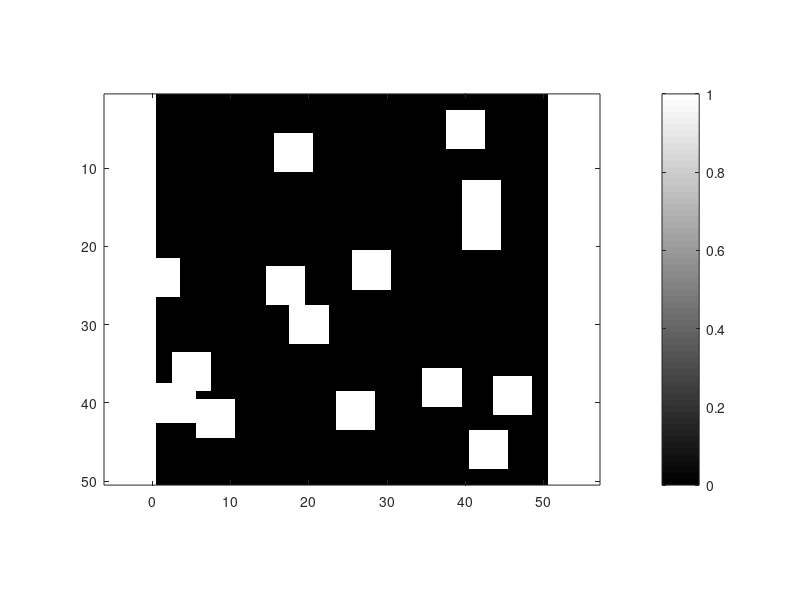

The MATLAB script that drew this image: (Note: this script raises an error after producing the figure.)
clear;
clc;
close all;

filas = 50;
columnas = 50;

% Punto para iniciar la traj.
punto_x = 5;  % columna
punto_y = 10; % fila
files_folder = "C:\Users\alvar\OneDrive\Desktop\My code\repositorios\TFM_Code\fast_marching-master\functions\Archivos";
main_folder = "C:\Users\alvar\OneDrive\Desktop\My code\repositorios\TFM_Code\fast_marching-master\functions\Ver_Resultados";

%% Mapa Original
cd(files_folder);
file = fopen('mapa.txt','r');

matriz_vel = zeros(filas, columnas); 

% Leer los datos línea por línea y almacenarlos en la matriz
for i = 1:filas
    linea = fgetl(file); % Leer una línea del archivo como string
    if ischar(linea)
        line = sscanf(linea, '%f')';
        matriz_vel(i, :) = sscanf(linea, '%f')'; % Convertir la línea a números y almacenarla
    else
        error('Se alcanzó el final del archivo antes de leer todas las filas.');
    end
end

% Cerrar el archivo
fclose(file);
cd(main_folder);

% Crear figura
figure;

% Usar colormap en escala de grises
colormap(gray);  % Usar escala de grises: negro (0) a blanco (1)

% Mostrar el mapa
imagesc(matriz_vel);
axis equal;  % Mantener proporciones cuadradas
colorbar;
clim([0 1]);  % Ajustar límites de color entre 0 y 1

% Etiquetas y título
title('Mapa de Velocidades', 'FontSize', 12);
xlabel('X', 'FontSize', 11);
ylabel('Y', 'FontSize', 11);
set(gca, 'FontSize', 10);

%% Mapa de velocidades
cd(files_folder);
file = fopen('velocities_map.txt','r');

%solo sumar filas y columnas si no se usan planners
%filas = filas + 2;
%columnas = columnas + 2;
matriz_vel = zeros(filas, columnas); 

% Leer los datos línea por línea y almacenarlos en la matriz
for i = 1:filas
    linea = fgetl(file); % Leer una línea del archivo como string
    if ischar(linea)
        line = sscanf(linea, '%f')';
        matriz_vel(i, :) = sscanf(linea, '%f')'; % Convertir la línea a números y almacenarla
    else
        error('Se alcanzó el final del archivo antes de leer todas las filas.');
    end
end

% Cerrar el archivo
fclose(file);
cd(main_folder);

% Crear figura
figure;

% Usar colormap en escala de grises
colormap(gray);  % Usar escala de grises: negro (0) a blanco (1)

% Mostrar el mapa
imagesc(matriz_vel);
axis equal;  % Mantener proporciones cuadradas
colorbar;
clim([0 1]);  % Ajustar límites de color entre 0 y 1

% Etiquetas y título
title('Mapa de Velocidades', 'FontSize', 12);
xlabel('X', 'FontSize', 11);
ylabel('Y', 'FontSize', 11);
set(gca, 'FontSize', 10);


%% Mapa de tiempos
cd(files_folder);
file = fopen('times_map.txt','r');

matriz_tiempos = zeros(filas, columnas); 

% Leer los datos línea por línea y almacenarlos en la matriz
for i = 1:filas
    linea = fgetl(file); % Leer una línea del archivo como string
    if ischar(linea)
        line = sscanf(linea, '%f')';
        matriz_tiempos(i, :) = sscanf(linea, '%f')'; % Convertir la línea a números y almacenarla
    else
        error('Se alcanzó el final del archivo antes de leer todas las filas.');
    end
end

% Cerrar el archivo
fclose(file);

cd(main_folder);

%% Mapa de tiempos visualization

umbralMax = 200; 

% Crear una copia de la matriz con valores limitados a 200
matrizClipped = matriz_tiempos;  
matrizClipped(matriz_tiempos > umbralMax) = umbralMax; 
% Graficar la matriz con imágenes de escala de colores
% ...existing code...


% Create figure for time map
figure;

% Mostrar el mapa
imagesc(matrizClipped);
colorbar;
colormap(jet);
clim([0 umbralMax]);

% Etiquetas y título
title('Mapa de Tiempos', 'FontSize', 12);
xlabel('X', 'FontSize', 11);
ylabel('Y', 'FontSize', 11);
set(gca, 'FontSize', 10);
axis equal;

%% Trayectoria 
cd(files_folder);
traj_data = load('trajectory.txt');
cd(main_folder);

% Extract coordinates
traj_x = traj_data(:,1) + 1;
traj_y = traj_data(:,2) + 1;

% Convert to double if necessary
traj_x = double(traj_x);
traj_y = double(traj_y);

hold on;

% Plot path line
plot(traj_x, traj_y, 'w-', 'LineWidth', 2);

% Plot waypoints
plot(traj_x(2:end-1), traj_y(2:end-1), 'w.', 'MarkerSize', 10);

% Plot start point (green) and end point (red)
plot(traj_x(1), traj_y(1), 'go', 'MarkerSize', 15, 'LineWidth', 2);
plot(traj_x(end), traj_y(end), 'ro', 'MarkerSize', 15, 'LineWidth', 2);

% Add legend
legend('Path', 'Waypoints', 'Start', 'Goal', 'Location', 'southeast');

hold off;



%[Fy,Fx,Fz]=pointmin(matriz_tiempos);
% After loading time map and before gradient visualization

%% Load gradient components
cd(files_folder);
gradient_x_file = fopen('gradient_x.txt', 'r');
gradient_y_file = fopen('gradient_y.txt', 'r');

Fx = zeros(filas, columnas);
Fy = zeros(filas, columnas);

% Read gradient x component
for i = 1:filas
    linea = fgetl(gradient_x_file);
    if ischar(linea)
        Fx(i, :) = sscanf(linea, '%f')';
    else
        error('Error reading gradient_x file');
    end
end

% Read gradient y component
for i = 1:filas
    linea = fgetl(gradient_y_file);
    if ischar(linea)
        Fy(i, :) = sscanf(linea, '%f')';
    else
        error('Error reading gradient_y file');
    end
end

fclose(gradient_x_file);
fclose(gradient_y_file);
cd(main_folder);
% After existing time map visualization
% Create new figure for gradient field visualization
figure;
imagesc(matrizClipped);
hold on;

% Create grid for quiver plot
[X, Y] = meshgrid(1:columnas, 1:filas);

% Downsample for better visualization (adjust skip value as needed)
skip = 1;  % Show an arrow every 2 points
X = X(1:skip:end, 1:skip:end);
Y = Y(1:skip:end, 1:skip:end);
Fx_down = Fx(1:skip:end, 1:skip:end);
Fy_down = Fy(1:skip:end, 1:skip:end);

% Plot vector field
quiver(X, Y, Fx_down, Fy_down, 2, 'w', 'LineWidth', 1.5);

% Adjust colormap and limits
colormap(jet);
clim([min(matriz_tiempos(:)), umbralMax]);
colorbar;


% Add to legend
legend('Gradient field', 'Location', 'southeast');

% Add labels and title
title('Mapa de tiempos con campo de gradiente');
xlabel('X');
ylabel('Y');
axis equal;

hold off;
